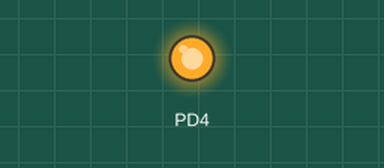
The program below on a simulated ATmega32, built with avr-gcc and emulated at 8 MHz. On the bench: output pins drawn as LEDs (lit = HIGH).

Above: at 1.0 s.
At 3.0 s:
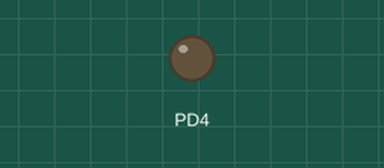
Timing chart, 0 to 5.2 s (numbered marks = the images above):
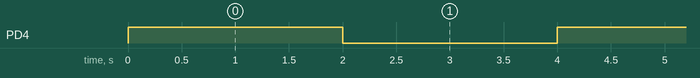

Measured:
- by itself, PD4: alternates HIGH for 2.0 s and LOW for 2.0 s

The program:

main.c
```c
/*
 * Buzzer.c
 *
 * Created: 9/5/2023 12:08:00 PM
 * Author : Mostafa Edrees
 */

#define F_CPU 8000000

#include "DIO_Interface.h"
#include "Utils.h"
#include <util/delay.h>


int main(void)
{
	/* Set the fourth pin (PIN4) of the Data Direction Register D (DDRD) to configure it as an output pin. */
	SET_BIT(DDRD, PIN4);

	/* Enter the main application loop. */
	while (1)
	{
		/* Set the fourth pin (PIN4) of the Port D (PORTD) to high, turning on the buzzer. */
		SET_BIT(PORTD, PIN4);

		/* Delay for 2000 milliseconds (2 seconds) to keep the pin high. */
		_delay_ms(2000);

		/* Clear the fourth pin (PIN4) of the Port D (PORTD) to low, turning off the buzzer. */
		CLEAR_BIT(PORTD, PIN4);

		/* Delay for 2000 milliseconds (2 seconds) to keep the pin low. */
		_delay_ms(2000);
	}

}
```

Utils.h
```c
/*
 * Utils.h
 *
 * Created: 9/5/2023 1:26:49 AM
 *  Author: Mostafa Edrees
 */


#ifndef UTILS_H_
#define UTILS_H_

/* Macro to set a specific bit in a register. */
#define SET_BIT(Reg, Bit_Num) (Reg |= (1 << Bit_Num))

/* Macro to clear (reset) a specific bit in a register. */
#define CLEAR_BIT(Reg, Bit_Num) (Reg &= ~(1 << Bit_Num))

/* Macro to toggle (invert) a specific bit in a register. */
#define TOGGLE_BIT(Reg, Bit_Num) (Reg ^= (1 << Bit_Num))

/* Macro to read the value of a specific bit in a register. */
#define READ_BIT(Reg, Bit_Num) ((Reg >> Bit_Num) & 1)


#endif /* UTILS_H_ */
```

DIO_Interface.h
```c
/*
 * DIO_Interface.h
 *
 * Created: 9/5/2023 1:27:02 AM
 *  Author: Mostafa Edrees
 */


#ifndef DIO_INTERFACE_H_
#define DIO_INTERFACE_H_

/* Define macros for accessing PORTA, DDRA, and PINA registers */
#define PORTA   *((volatile unsigned char *)0x3B)
#define DDRA    *((volatile unsigned char *)0x3A)
#define PINA    *((volatile unsigned char *)0x39)

/* Define macros for accessing PORTB, DDRB, and PINB registers */
#define PORTB   *((volatile unsigned char *)0x38)
#define DDRB    *((volatile unsigned char *)0x37)
#define PINB    *((volatile unsigned char *)0x36)

/* Define macros for accessing PORTC, DDRC, and PINC registers */
#define PORTC   *((volatile unsigned char *)0x35)
#define DDRC    *((volatile unsigned char *)0x34)
#define PINC    *((volatile unsigned char *)0x33)

/* Define macros for accessing PORTD, DDRD, and PIND registers */
#define PORTD   *((volatile unsigned char *)0x32)
#define DDRD    *((volatile unsigned char *)0x31)
#define PIND    *((volatile unsigned char *)0x30)

/* Define constants for individual pins */
#define PIN0    0
#define PIN1    1
#define PIN2    2
#define PIN3    3
#define PIN4    4
#define PIN5    5
#define PIN6    6
#define PIN7    7

#endif /* DIO_INTERFACE_H_ */
```
